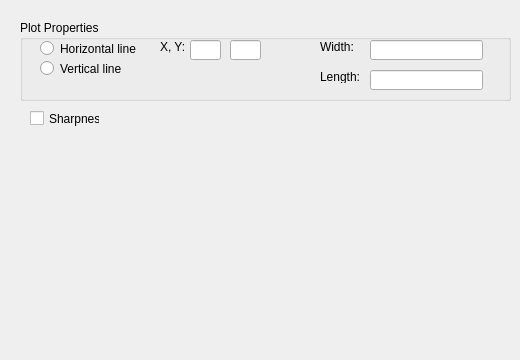
   <widget class="QWidget" name="tab">
    <attribute name="title">
     <string>Plot</string>
    </attribute>
    <widget class="QwtPlot" name="qwtPlot">
     <property name="geometry">
      <rect>
       <x>10</x>
       <y>160</y>
       <width>501</width>
       <height>191</height>
      </rect>
     </property>
    </widget>
    <widget class="QGroupBox" name="groupBox_6">
     <property name="geometry">
      <rect>
       <x>20</x>
       <y>20</y>
       <width>491</width>
       <height>81</height>
      </rect>
     </property>
     <property name="title">
      <string>Plot Properties</string>
     </property>
     <widget class="QRadioButton" name="radioButton_plotHor">
      <property name="geometry">
       <rect>
        <x>20</x>
        <y>20</y>
        <width>121</width>
        <height>17</height>
       </rect>
      </property>
      <property name="text">
       <string>Horizontal line</string>
      </property>
     </widget>
     <widget class="QRadioButton" name="radioButton_plotVert">
      <property name="geometry">
       <rect>
        <x>20</x>
        <y>40</y>
        <width>82</width>
        <height>17</height>
       </rect>
      </property>
      <property name="text">
       <string>Vertical line</string>
      </property>
     </widget>
     <widget class="QLabel" name="label_18">
      <property name="geometry">
       <rect>
        <x>300</x>
        <y>20</y>
        <width>46</width>
        <height>13</height>
       </rect>
      </property>
      <property name="text">
       <string>Width:</string>
      </property>
     </widget>
     <widget class="QLabel" name="label_19">
      <property name="geometry">
       <rect>
        <x>300</x>
        <y>50</y>
        <width>46</width>
        <height>13</height>
       </rect>
      </property>
      <property name="text">
       <string>Length:</string>
      </property>
     </widget>
     <widget class="QLineEdit" name="lineEdit_plotWidth">
      <property name="geometry">
       <rect>
        <x>350</x>
        <y>20</y>
        <width>113</width>
        <height>20</height>
       </rect>
      </property>
     </widget>
     <widget class="QLineEdit" name="lineEdit_plotLength">
      <property name="geometry">
       <rect>
        <x>350</x>
        <y>50</y>
        <width>113</width>
        <height>20</height>
       </rect>
      </property>
     </widget>
     <widget class="QLabel" name="label_20">
      <property name="geometry">
       <rect>
        <x>140</x>
        <y>20</y>
        <width>46</width>
        <height>13</height>
       </rect>
      </property>
      <property name="text">
       <string>X, Y:</string>
      </property>
     </widget>
     <widget class="QLineEdit" name="lineEdit_xForPlot">
      <property name="geometry">
       <rect>
        <x>170</x>
        <y>20</y>
        <width>31</width>
        <height>20</height>
       </rect>
      </property>
     </widget>
     <widget class="QLineEdit" name="lineEdit_yForPlot">
      <property name="geometry">
       <rect>
        <x>210</x>
        <y>20</y>
        <width>31</width>
        <height>20</height>
       </rect>
      </property>
     </widget>
    </widget>
    <widget class="QCheckBox" name="checkBox_sharpness">
     <property name="geometry">
      <rect>
       <x>30</x>
       <y>110</y>
       <width>70</width>
       <height>17</height>
      </rect>
     </property>
     <property name="text">
      <string>Sharpness</string>
     </property>
    </widget>
   </widget>
